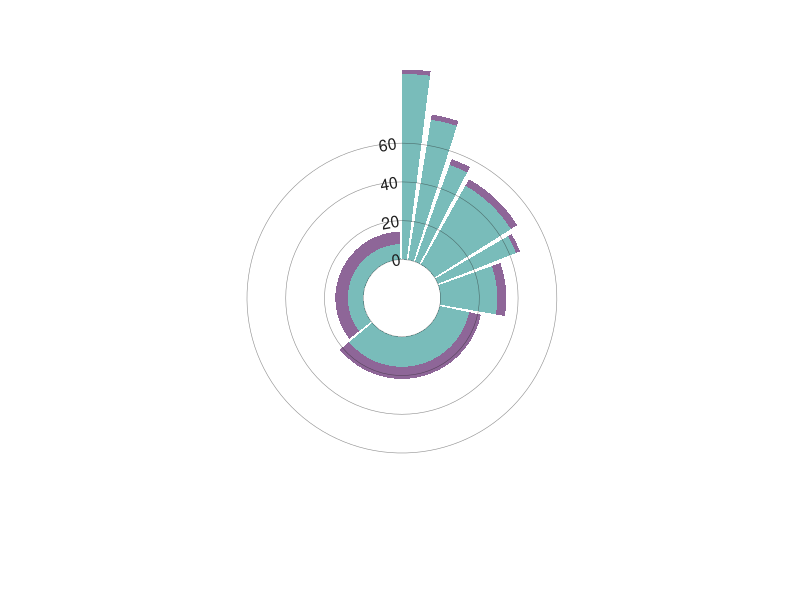

Source code (R):
# library
library(tidyverse)
library(viridis)
library(dplyr)
library(ggplot2)
library(stringr)

# Create dataset
data <- data.frame(
  width=c(0.18,0.212,0.193,0.706,0.218,0.736,3.211,3.143),
  value1=c(2.28,2.65,3.16,3.86,2.21,4.68,6.22,6.42),
  value2=c(95.76,73.36,53.08,46.63,43.39,29.29,15.49,7.97),
  value3=c(0,0,0,0,0,0,0,0)
)

# Transform data in a tidy format (long format)
data <- data %>% gather(key = "observation", value="value", -c(1)) 
 
data$id <- rep(c(0.090,0.337,0.589,1.089,1.601,2.128,4.151,7.378),3)

nend = 9

p <- ggplot(data, aes(x=id, y=value, width=width)) +   
  geom_bar(aes(fill=observation), stat="identity", alpha=0.6) +
  geom_hline(aes(yintercept = y),data.frame(y = c(0:3) * 20),color = "grey12", alpha=0.5, size=0.2) + 
  scale_fill_viridis(discrete=TRUE) +

  ggplot2::annotate("text", x = c(8.95,8.95,8.95,8.95), y = c(0, 20, 40, 60), label = c("0", "20", "40", "60") , color="gray12", size=4 , angle=10, hjust=1) +
  xlim(0,nend) +
  ylim(-20,100) +
  theme_minimal() +
  theme(
    legend.position = "none",
    axis.text = element_blank(),
    axis.title = element_blank(),
    panel.grid = element_blank()
  ) +
  coord_polar()

ggsave("ssp370.png", p, width = 6, height = 4,dpi=1200) 
